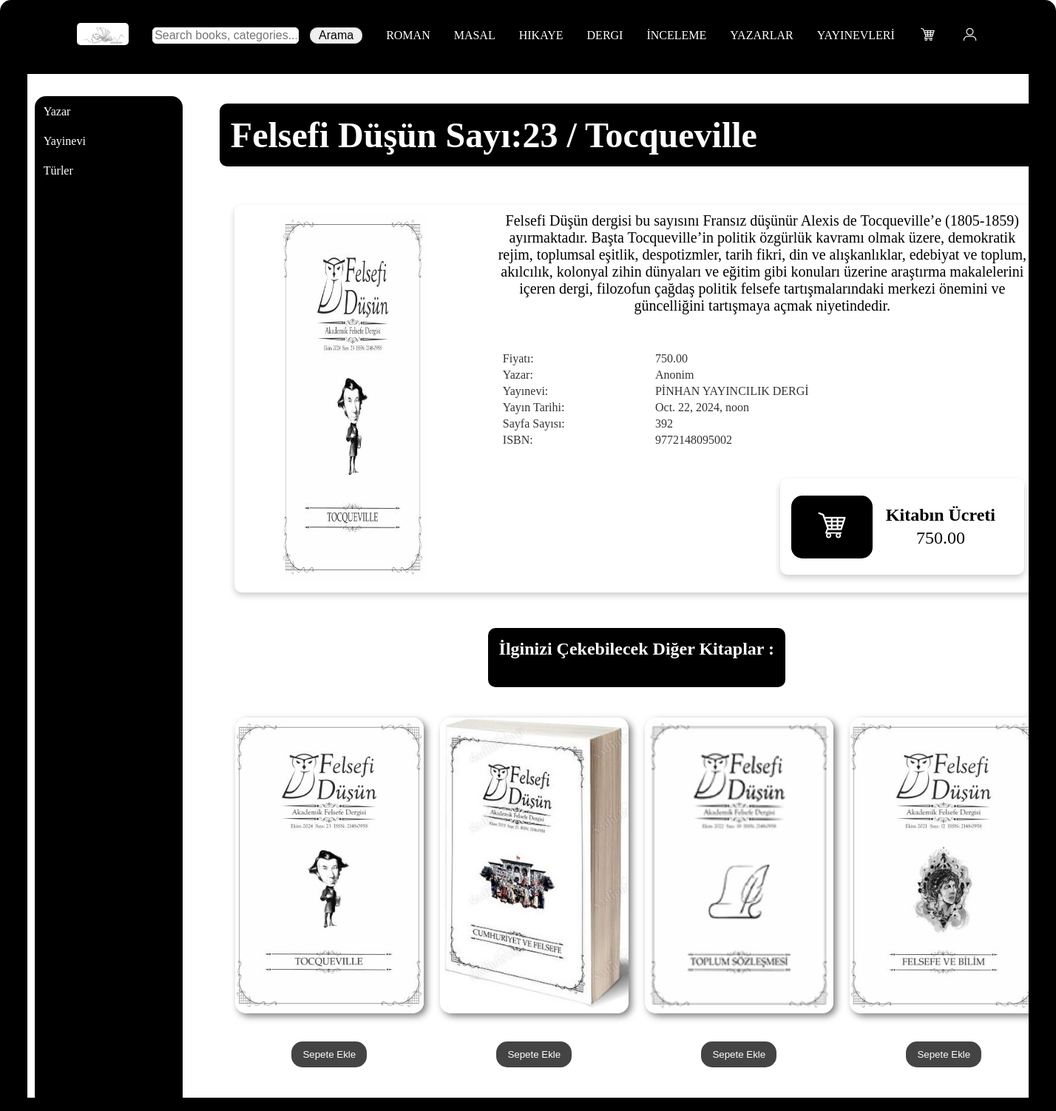
/store/book/43/, run on the app's committed database.
### store/models.py (models this page shows, shortened)
class ImageOfWebSite(models.Model):
    name = models.CharField(max_length=64)
    photo = models.ImageField(upload_to='website_photos/')

class Category(models.Model):
    name = models.CharField(max_length=64)

class Book(models.Model):
    book_name = models.CharField(max_length=64)
    author_name = models.ForeignKey(Author, on_delete=models.CASCADE, related_name = 'books')
    publication_date = models.DateTimeField()
    publishing_house = models.ForeignKey(PublishingHouse, on_delete = models.CASCADE, related_name = 'books')
    category = models.ManyToManyField(Category, related_name = 'books')
    isbn = models.BigIntegerField()
    page = models.IntegerField()
    price = models.DecimalField(default=0, decimal_places=2, max_digits=6)
    photo = models.ImageField(upload_to='books_photos/')
    info = models.CharField(max_length=6000)
    genre = models.ForeignKey(Genre, on_delete=models.CASCADE, related_name= 'books', default = 4)

class Author(models.Model):
    name = models.CharField(max_length=64)
    information = models.CharField(max_length=6000)
    photo = models.ImageField(upload_to='author_photos/')
    def __str__(self):
        return f"{self.name} "

class PublishingHouse(models.Model):
    name = models.CharField(max_length=64)
    photo = models.ImageField(upload_to='publishing_house_photo/')
    def __str__(self):
        return self.name

### store/views.py (the view)
# urls.py: path('book/<int:id>/', views.book_page, name = 'book_page'),
def book_page(request, id):
    book = get_object_or_404(Book, id = id)
    categories_of_book = book.category.all()[0]
    category_name = categories_of_book
    author = book.author_name
    books = Book.objects.filter(category = category_name)[:4]
    categories = Category.objects.all()
    home_page_photo = ImageOfWebSite.objects.get(name = 'home-page-photo')
    user_icon = ImageOfWebSite.objects.get(name = 'user-icon')
    navigation = ImageOfWebSite.objects.get(name = 'navigation-bar-icon')
    cart = ImageOfWebSite.objects.get(name = 'cart-photo')
    logo = ImageOfWebSite.objects.get(name = 'web-site-logo')
    authors = Author.objects.all()
    publishing_houses = PublishingHouse.objects.all()
    genres = Genre.objects.all()
    return render(request, 'store/book_page.html', {
        'book': book,
        'categories' : categories,
        'books': books,
        'logo' : logo,
        'home_page_photo' : home_page_photo,
        'user_icon' : user_icon,
        'navigation' : navigation,
        'cart' : cart,
        'authors' : authors,
        'publishing_houses' : publishing_houses,
        'genres' : genres,
        })

### store/templates/store/book_page.html (shortened to what this page needs)
{% extends 'store/layout-book.html' %}
{% load static %}
{% block body %}
    <h1 style="padding: 15px; margin-top: 10px; font-size: 48px; background-color: black; color: white; border-radius: 10px; min-width: 100px; min-height: 50px; overflow: hidden;">{{ book.book_name }}</h1>
    <div style="display: flex; margin: 20px; justify-content: space-between;  box-shadow: 0px 4px 8px rgba(0, 0, 0, 0.2); border-radius: 10px;">
        <div style="flex-basis: 300px; margin-right: 20px;  ">
            <img src="{{ book.photo.url }}" alt="{{ book.book_name }}" width="300px" height="500px" style="border-radius: 10px; margin: 10px;">
        </div>
        <div style="flex-grow: 1;">
            <p style="text-align: center; font-size: 20px;  margin: 10px;  ">{{ book.info }}</p>
            <br>
            <table style="width: 100%; padding: 20px; opacity: 0.8; font-size: 16px;">
                <tr>
                    <td>Fiyatı:</td>
                    <td>{{ book.price }}</td>
                </tr>
                <tr>
                    <td>Yazar:</td>
                    <td>{{ book.author_name }}</td>
                </tr>
                <tr>
                    <td>Yayınevi:</td>
                    <td>{{ book.publishing_house }}</td>
                </tr>
                <tr>
                    <td>Yayın Tarihi:</td>
                    <td>{{ book.publication_date }}</td>
                </tr>
                <tr>
                    <td>Sayfa Sayısı:</td>
                    <td>{{ book.page }}</td>
                </tr>
                <tr>
                    <td>ISBN:</td>
                    <td>{{ book.isbn }}</td>
                </tr>
            </table>
            <div style="display: flex; margin: 20px; justify-content:right; align-items: center;">
                <div style="display: flex; align-items: center;  box-shadow: 0px 4px 8px rgba(0, 0, 0, 0.2); border-radius: 10px; padding: 15px; width: 300px; height: 100px;">
                        <form action="{% url 'add_to_cart' book.id %}" method="post">
                            <button style="padding: 15px 30px; font-size: 18px; border-radius: 15px; background-color: #000000; color: white; border: none; cursor: pointer; position: relative;" type="submit">
                                <img src="{{cart.photo.url}}" alt="alisveris-sepeti-icon" style="width: 50px; height: 50px; size: 50px 50px; border-radius: 15px;"></button>
                        </form>
                        <table style="text-align: center; margin-left: 15px;">
                            <tr>
                                <td style="font-size: 24px;"><b>Kitabın Ücreti</b></td>
                            </tr>
                            <tr>
                                <td style="font-size: 24px;">   {{ book.price }}   </td>
                            </tr>
                        </table>
                </div>
            </div>
        </div>
    </div>
    <div class="oneriler">
        <table>
            <br>
            <h2 style="padding: 15px; margin-top: 10px; background-color: black; color: white; border-radius: 10px; min-width: 80px; min-height: 50px; overflow: hidden;">İlginizi Çekebilecek Diğer Kitaplar :</h2>
            <tr>
                {% for book in books %}
                <td style="text-align: center;">
                    <a href="{% url 'book_page' book.id %}"><img src="{{ book.photo.url }}" alt="{{ book.book_name }} "></a>
                    <br>
                    <form action="{% url 'add_to_cart' book.id %}" method="post">
                        <button type="submit">Sepete Ekle</button>
                    </form>
                </td>
                {% endfor %}
            </tr>
        </table>
    </div>
{% endblock %}

### store/templates/store/layout-book.html (shortened to what this page needs)
{% load static %}
<!DOCTYPE html>
<html>
    <head>
        <link rel="stylesheet" href="{% static 'store/book_style.css' %}">
    </head>
    <body>
        <div class="grid-container">
            <div class="grid-item-1">.</div>
            <div  class="grid-item-2">
                <table  align="center" cellspacing="30">
                    <tr>
                        <td >
                            <a href="{% url 'home' %}">
                                <img id="main-category" src="{{ logo.photo.url }}" height="30" width="70" style="border-radius: 5px;">
                            </a>
                        </td>
                        <td >
                            <form method="get" action="{% url 'search' %}">
                                <div style="display: grid; grid-template-areas: 'rounded-input button'; grid-template-columns: 3fr 1fr; ">
                                    <input type="text" name="word" class="rounded-input" style="grid-area: rounded-input;" placeholder="Search books, categories...">
                                    <button class="button" type="submit" style="grid-area: button; ">Arama</button>
                                </div>
                            </form>
                        </td>
                        {% for category in categories %}
                            <td><a href="{% url 'category_page' category.name %}">{{ category.name|upper }}</a></td>
                        {% endfor %}
                        <td><a href="{% url 'authors_page' %}">YAZARLAR</a></td>
                        <td><a href="{% url 'publishing_houses_page' %}">YAYINEVLERİ</a></td>
                        <td >
                            <a href="{% url 'cart_page' %}">
                                <img src="{{ cart.photo.url }}" width="25" height="25">
                            </a>
                        </td>
                        <td >
                            <a href="{% url 'user' %}">
                                <img src="{{ user_icon.photo.url }}" width="25" height="25">
                            </a>
                        </td>
                    </tr>
                </table>
            </div>
            <div class="grid-item-3">
                <table>
                    <tr>
                        <td onclick="toggleRows('yazar')"><a href="{% url 'authors_page' %}">Yazar</a></td>
                    </tr>
                    <tr>
                        <td onclick="toggleRows('yayinevi')"><a href="{% url 'publishing_houses_page' %}">Yayinevi</a></td>
                    </tr>
                    <tr>
                        <td onclick="toggleRows('turler')">Türler</td>
                    </tr>
                </table>
            </div>
            <div class="grid-item-5">
            {% block body %}
            {% endblock %}
            </div>
            <div class="grid-item-6">.</div>
            <div class="grid-item-7">.</div>
        </div>
    </body>
</html>

### store/static/store/book_style.css (style rules this page uses)
html, body { width: 100%; height: 100%; margin: 0px; padding: 0px; }
.grid-container { display: grid; grid-template-columns: 1fr 5fr 10fr 10fr 10fr 1fr; grid-template-rows: 100px auto auto auto auto auto auto auto 1fr; column-gap: 10px; grid-template-areas: "header header header header header header" "l-line category yayinevleri yayinevleri yayinevleri r-line" "l-line category yayinevleri yayinevleri yayinevleri r-line" "l-line category yayinevleri yayinevleri yayinevleri r-line" "l-line category yayinevleri yayinevleri yayinevleri r-line" "l-line category yayinevleri yayinevleri yayinevleri r-line" "l-line category yayinevleri yayinevleri yayinevleri r-line" "l-line category yayinevleri yayinevleri yayinevleri r-line" "u-line u-line u-line u-line u-line u-line" ; }
.grid-item-1 { grid-area: l-line; background-color: black; }
.grid-item-2 { grid-area: header; background-color: black; border-radius: 15px 15px 0 0; }
.grid-item-2 input[type="text"] { width: 90%; border-radius: 5px; border: 1px solid white; color: black; }
.rounded-input { font-size: 16px; border-radius: 15px; border: 1px solid #ccc; background-image: url('https://cdn-icons-png.flaticon.com/512/54/54481.png'); background-size: 20px 20px; background-repeat: no-repeat; background-position: 10px center; }
.grid-item-2 .button { font-size: 16px; border-radius: 10px; border: 1px solid #ccc; }
.grid-item-2 a { color:white; text-decoration: none; }
.grid-item-3 { grid-area: category; background-color: black; color: white; margin-top: 30px; border-radius: 15px 15px 0 0; display: grid; place-items: start; min-width: 200px; min-height: 300px; }
.grid-item-3 td { text-align: left; cursor: pointer; padding: 10px; }
.grid-item-3 table { width: 100%; }
.grid-item-3 a { color: white; text-decoration: none; }
.grid-item-5 { grid-area: yayinevleri; margin-top: 30px; margin-left: 40px; margin-bottom: 20px; display: grid; place-items: left; border-radius: 15px; }
.grid-item-5 .oneriler { display: grid; justify-items: center; align-items: start; border-radius: 15px; }
.grid-item-5 .oneriler table { width: 100%; border-spacing: 20px; }
.grid-item-5 .oneriler td { width: 250px; height: auto; }
.grid-item-5 .oneriler img { box-shadow: 4px 4px 10px rgba(0, 0, 0, 0.5); margin-bottom: 10px; border-radius: 15px; width: 255px; height: 400px; object-fit: cover; display: block; }
.grid-item-5 .oneriler a { color: black; text-decoration: none; text-align: center; }
.grid-item-5 .oneriler button { margin-top: 10px; padding: 10px 15px; border-radius: 15px; background-color: #444; color: white; border: none; cursor: pointer; }
.grid-item-6 { grid-area: r-line; background-color: black; }
.grid-item-7 { grid-area: u-line; background-color: black; }

### data on the page
ImageOfWebSite: photo (picture)
Category: name "ROMAN"
Category: name "MASAL"
Category: name "HIKAYE"
Category: name "DERGI"
Category: name "İNCELEME"
ImageOfWebSite: photo (picture)
ImageOfWebSite: photo (picture)
Book: book_name "Felsefi Düşün Sayı:23 / Tocqueville", photo (picture), info "Felsefi Düşün dergisi bu sayısını Fransız düşünür Alexis de Tocqueville’e (1805-1859) ayırmaktadır. Başta Tocqueville’in politik özgürlük kavramı olmak üzere, demokratik rejim, toplumsal eşitlik, despotizmler, tarih fikri, din ve alışkanlıklar, edebiyat ve toplum, akılcılık, kolonyal zihin dünyaları ve eğitim gibi konuları üzerine araştırma makalelerini içeren dergi, filozofun çağdaş politik felsefe tartışmalarındaki merkezi önemini ve güncelliğini tartışmaya açmak niyetindedir.", price "750.00", author_name "Anonim", publishing_house "PİNHAN YAYINCILIK DERGİ", publication_date "Oct. 22, 2024, noon", page "392", isbn "9772148095002"
Book: photo (picture)
Book: photo (picture)
Book: photo (picture)
